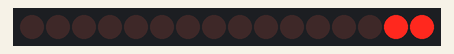
A sketch run on a simulated Arduino Uno, built with avr-gcc and run on an emulated ATmega328P. Parts: 16 shift-register outputs drawn as a row of LEDs (first output left, lit = HIGH). Wiring (inferred from the names in the program): 2 × shift register (74HC595): data pin 2; shift clock pin 4; latch pin 3. Wiring (inferred from the signals the program sends): row of LEDs: on Q0, Q1, Q2, Q3, Q4, Q5, Q6, Q7, Q8, Q9, Q10, Q11, Q12, Q13, Q14, Q15.

Above: at 0.05 s.
At 0.38 s:
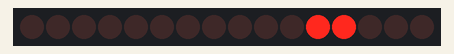
At 0.82 s:
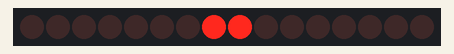
At 1.59 s:
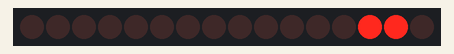
At 2.37 s:
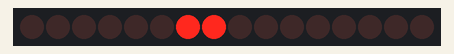
At 3.14 s:
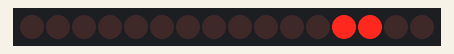
Timing chart, 0 to 3.4 s (numbered marks = the images above):
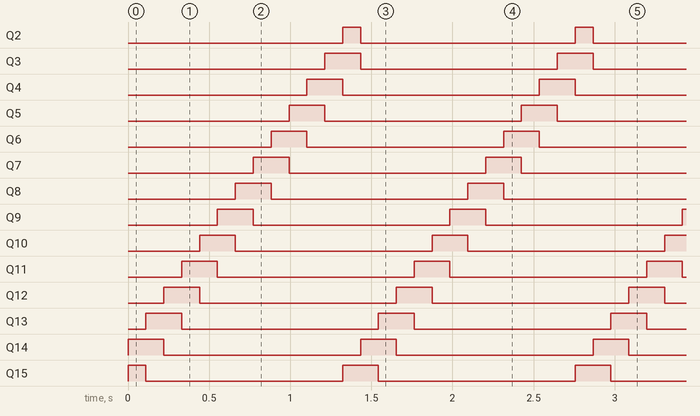

The sketch:

Arduino_code.ino
```cpp
byte pin_data = 2;
byte pin_latch = 3;
byte pin_clock = 4;
uint32_t pattern = 0b0000000000000011;
byte LEDs_count = 13;
byte pos = 0;

void setup() {
  Serial.begin(9600);
  pinMode(pin_latch, OUTPUT);
  pinMode(pin_clock, OUTPUT);
  pinMode(pin_data, OUTPUT);
}

void loop() {
  uint32_t val = 0;
  val = pattern << pos;
  pos = (pos + 1) % LEDs_count;

  digitalWrite(pin_latch, LOW);
  shiftOut(pin_data, pin_clock, LSBFIRST, (val & 0xFF) | ((val >> LEDs_count) & 0xFF));
  shiftOut(pin_data, pin_clock, LSBFIRST, ((val >> 8) & 0xFF) | ((val >> (LEDs_count + 8)) & 0xFF));
  digitalWrite(pin_latch, HIGH);
  delay(110);
}
```

Measured:
- by itself, Q2: alternates HIGH for 0.11 s and LOW for 1.3 s
- by itself, Q3–14: alternates HIGH for 0.22 s and LOW for 1.2 s
- by itself, Q15: repeats every 1.4 s: LOW 1.2 s, HIGH 0.22 s
